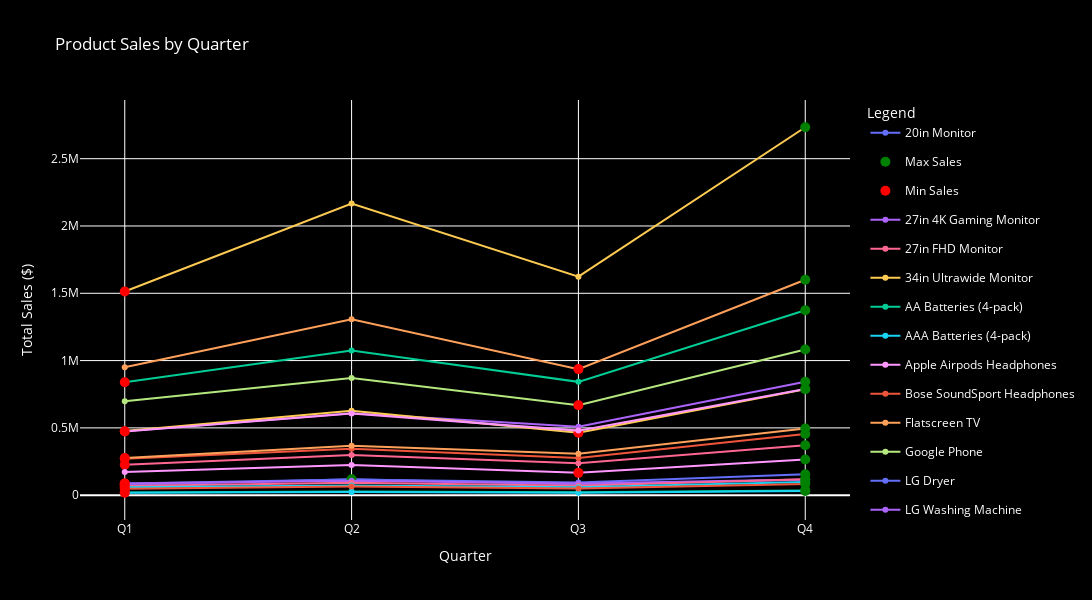

The notebook cell this image was saved under:
### Code cell
import plotly.graph_objs as go

quarterly_sales = all_data.groupby(['Product', 'Quarter'])['Total Amount'].sum().unstack().fillna(0)

fig = go.Figure()

# Flags to ensure the green and red dots are only added to the legend once
max_marker_added = False
min_marker_added = False

for product in quarterly_sales.index:
    
    # Get sales data for the current product
    sales_data = quarterly_sales.loc[product]
    
    # Find the quarter with the highest and lowest sales
    max_quarter = sales_data.idxmax()
    min_quarter = sales_data.idxmin()
    
    # Plot the sales line
    fig.add_trace(go.Scatter(
        x=sales_data.index.astype(str),
        y=sales_data.values,
        mode='lines+markers',
        name=product
    ))
    
    # Add a marker for the highest sales
    fig.add_trace(go.Scatter(
        x=[max_quarter],
        y=[sales_data[max_quarter]],
        mode='markers',
        marker=dict(color='green', size=10),
        name='Max Sales' if not max_marker_added else None,
        legendgroup='max_sales',
        showlegend=not max_marker_added  # Only show the legend once
    ))
    max_marker_added = True  # Set the flag so we don't add it again

    # Add a marker for the lowest sales
    fig.add_trace(go.Scatter(
        x=[min_quarter],
        y=[sales_data[min_quarter]],
        mode='markers',
        marker=dict(color='red', size=10),
        name='Min Sales' if not min_marker_added else None,
        legendgroup='min_sales',
        showlegend=not min_marker_added  # Only show the legend once
    ))
    min_marker_added = True  # Set the flag so we don't add it again

# Update layout with black background and increased size
fig.update_layout(
    title="Product Sales by Quarter",
    xaxis_title="Quarter",
    yaxis_title="Total Sales ($)",
    hovermode="x unified",
    legend_title="Legend",
    plot_bgcolor='black',
    paper_bgcolor='black',
    font=dict(color='white'),
    width=1200,  
    height=600   
)

fig.show()

### Figure 1 — Plotly figure (JSON) as saved in the notebook; plotly's stock layout.template omitted (floating-point values rounded to 4 significant figures)
{"data": [{"mode": "lines+markers", "name": "20in Monitor", "type": "scatter", "x": ["Q1", "Q2", "Q3", "Q4"], "y": [86890.0, 116100.0, 95140.0, 156000.0]}, {"legendgroup": "max_sales", "marker": {"color": "green", "size": 10}, "mode": "markers", "name": "Max Sales", "showlegend": true, "type": "scatter", "x": ["Q4"], "y": [156000.0]}, {"legendgroup": "min_sales", "marker": {"color": "red", "size": 10}, "mode": "markers", "name": "Min Sales", "showlegend": true, "type": "scatter", "x": ["Q1"], "y": [86890.0]}, {"mode": "lines+markers", "name": "27in 4K Gaming Monitor", "type": "scatter", "x": ["Q1", "Q2", "Q3", "Q4"], "y": [475400.0, 608000.0, 508500.0, 843200.0]}, {"legendgroup": "max_sales", "marker": {"color": "green", "size": 10}, "mode": "markers", "showlegend": false, "type": "scatter", "x": ["Q4"], "y": [843200.0]}, {"legendgroup": "min_sales", "marker": {"color": "red", "size": 10}, "mode": "markers", "showlegend": false, "type": "scatter", "x": ["Q1"], "y": [475400.0]}, {"mode": "lines+markers", "name": "27in FHD Monitor", "type": "scatter", "x": ["Q1", "Q2", "Q3", "Q4"], "y": [225700.0, 298800.0, 237100.0, 370800.0]}, {"legendgroup": "max_sales", "marker": {"color": "green", "size": 10}, "mode": "markers", "showlegend": false, "type": "scatter", "x": ["Q4"], "y": [370800.0]}, {"legendgroup": "min_sales", "marker": {"color": "red", "size": 10}, "mode": "markers", "showlegend": false, "type": "scatter", "x": ["Q1"], "y": [225700.0]}, {"mode": "lines+markers", "name": "34in Ultrawide Monitor", "type": "scatter", "x": ["Q1", "Q2", "Q3", "Q4"], "y": [476500.0, 628100.0, 464000.0, 787000.0]}, {"legendgroup": "max_sales", "marker": {"color": "green", "size": 10}, "mode": "markers", "showlegend": false, "type": "scatter", "x": ["Q4"], "y": [787000.0]}, {"legendgroup": "min_sales", "marker": {"color": "red", "size": 10}, "mode": "markers", "showlegend": false, "type": "scatter", "x": ["Q3"], "y": [464000.0]}, {"mode": "lines+markers", "name": "AA Batteries (4-pack)", "type": "scatter", "x": ["Q1", "Q2", "Q3", "Q4"], "y": [20640, 28040.0, 21770.0, 35670.0]}, {"legendgroup": "max_sales", "marker": {"color": "green", "size": 10}, "mode": "markers", "showlegend": false, "type": "scatter", "x": ["Q4"], "y": [35670.0]}, {"legendgroup": "min_sales", "marker": {"color": "red", "size": 10}, "mode": "markers", "showlegend": false, "type": "scatter", "x": ["Q1"], "y": [20640]}, {"mode": "lines+markers", "name": "AAA Batteries (4-pack)", "type": "scatter", "x": ["Q1", "Q2", "Q3", "Q4"], "y": [18090.0, 24000.0, 18860.0, 31780.0]}, {"legendgroup": "max_sales", "marker": {"color": "green", "size": 10}, "mode": "markers", "showlegend": false, "type": "scatter", "x": ["Q4"], "y": [31780.0]}, {"legendgroup": "min_sales", "marker": {"color": "red", "size": 10}, "mode": "markers", "showlegend": false, "type": "scatter", "x": ["Q1"], "y": [18090.0]}, {"mode": "lines+markers", "name": "Apple Airpods Headphones", "type": "scatter", "x": ["Q1", "Q2", "Q3", "Q4"], "y": [472800, 607650, 479700, 789000]}, {"legendgroup": "max_sales", "marker": {"color": "green", "size": 10}, "mode": "markers", "showlegend": false, "type": "scatter", "x": ["Q4"], "y": [789000]}, {"legendgroup": "min_sales", "marker": {"color": "red", "size": 10}, "mode": "markers", "showlegend": false, "type": "scatter", "x": ["Q1"], "y": [472800]}, {"mode": "lines+markers", "name": "Bose SoundSport Headphones", "type": "scatter", "x": ["Q1", "Q2", "Q3", "Q4"], "y": [270100.0, 344600.0, 276900.0, 454100.0]}, {"legendgroup": "max_sales", "marker": {"color": "green", "size": 10}, "mode": "markers", "showlegend": false, "type": "scatter", "x": ["Q4"], "y": [454100.0]}, {"legendgroup": "min_sales", "marker": {"color": "red", "size": 10}, "mode": "markers", "showlegend": false, "type": "scatter", "x": ["Q1"], "y": [270100.0]}, {"mode": "lines+markers", "name": "Flatscreen TV", "type": "scatter", "x": ["Q1", "Q2", "Q3", "Q4"], "y": [275700, 367800, 307200, 495000]}, {"legendgroup": "max_sales", "marker": {"color": "green", "size": 10}, "mode": "markers", "showlegend": false, "type": "scatter", "x": ["Q4"], "y": [495000]}, {"legendgroup": "min_sales", "marker": {"color": "red", "size": 10}, "mode": "markers", "showlegend": false, "type": "scatter", "x": ["Q1"], "y": [275700]}, {"mode": "lines+markers", "name": "Google Phone", "type": "scatter", "x": ["Q1", "Q2", "Q3", "Q4"], "y": [697800, 870600, 667800, 1083000]}, {"legendgroup": "max_sales", "marker": {"color": "green", "size": 10}, "mode": "markers", "showlegend": false, "type": "scatter", "x": ["Q4"], "y": [1083000]}, {"legendgroup": "min_sales", "marker": {"color": "red", "size": 10}, "mode": "markers", "showlegend": false, "type": "scatter", "x": ["Q3"], "y": [667800]}, {"mode": "lines+markers", "name": "LG Dryer", "type": "scatter", "x": ["Q1", "Q2", "Q3", "Q4"], "y": [75600, 118200, 78600, 115200]}, {"legendgroup": "max_sales", "marker": {"color": "green", "size": 10}, "mode": "markers", "showlegend": false, "type": "scatter", "x": ["Q2"], "y": [118200]}, {"legendgroup": "min_sales", "marker": {"color": "red", "size": 10}, "mode": "markers", "showlegend": false, "type": "scatter", "x": ["Q1"], "y": [75600]}, {"mode": "lines+markers", "name": "LG Washing Machine", "type": "scatter", "x": ["Q1", "Q2", "Q3", "Q4"], "y": [87600, 108000, 87600, 116400]}, {"legendgroup": "max_sales", "marker": {"color": "green", "size": 10}, "mode": "markers", "showlegend": false, "type": "scatter", "x": ["Q4"], "y": [116400]}, {"legendgroup": "min_sales", "marker": {"color": "red", "size": 10}, "mode": "markers", "showlegend": false, "type": "scatter", "x": ["Q1"], "y": [87600]}, {"mode": "lines+markers", "name": "Lightning Charging Cable", "type": "scatter", "x": ["Q1", "Q2", "Q3", "Q4"], "y": [67680.0, 91720.0, 70060.0, 117600.0]}, {"legendgroup": "max_sales", "marker": {"color": "green", "size": 10}, "mode": "markers", "showlegend": false, "type": "scatter", "x": ["Q4"], "y": [117600.0]}, {"legendgroup": "min_sales", "marker": {"color": "red", "size": 10}, "mode": "markers", "showlegend": false, "type": "scatter", "x": ["Q1"], "y": [67680.0]}, {"mode": "lines+markers", "name": "Macbook Pro Laptop", "type": "scatter", "x": ["Q1", "Q2", "Q3", "Q4"], "y": [1513000, 2167500, 1623500, 2733600]}, {"legendgroup": "max_sales", "marker": {"color": "green", "size": 10}, "mode": "markers", "showlegend": false, "type": "scatter", "x": ["Q4"], "y": [2733600]}, {"legendgroup": "min_sales", "marker": {"color": "red", "size": 10}, "mode": "markers", "showlegend": false, "type": "scatter", "x": ["Q1"], "y": [1513000]}, {"mode": "lines+markers", "name": "ThinkPad Laptop", "type": "scatter", "x": ["Q1", "Q2", "Q3", "Q4"], "y": [839000.0, 1075000.0, 842000.0, 1374000.0]}, {"legendgroup": "max_sales", "marker": {"color": "green", "size": 10}, "mode": "markers", "showlegend": false, "type": "scatter", "x": ["Q4"], "y": [1374000.0]}, {"legendgroup": "min_sales", "marker": {"color": "red", "size": 10}, "mode": "markers", "showlegend": false, "type": "scatter", "x": ["Q1"], "y": [839000.0]}, {"mode": "lines+markers", "name": "USB-C Charging Cable", "type": "scatter", "x": ["Q1", "Q2", "Q3", "Q4"], "y": [58380.0, 71840.0, 58610.0, 97670.0]}, {"legendgroup": "max_sales", "marker": {"color": "green", "size": 10}, "mode": "markers", "showlegend": false, "type": "scatter", "x": ["Q4"], "y": [97670.0]}, {"legendgroup": "min_sales", "marker": {"color": "red", "size": 10}, "mode": "markers", "showlegend": false, "type": "scatter", "x": ["Q1"], "y": [58380.0]}, {"mode": "lines+markers", "name": "Vareebadd Phone", "type": "scatter", "x": ["Q1", "Q2", "Q3", "Q4"], "y": [171600, 224000, 166000, 265600]}, {"legendgroup": "max_sales", "marker": {"color": "green", "size": 10}, "mode": "markers", "showlegend": false, "type": "scatter", "x": ["Q4"], "y": [265600]}, {"legendgroup": "min_sales", "marker": {"color": "red", "size": 10}, "mode": "markers", "showlegend": false, "type": "scatter", "x": ["Q3"], "y": [166000]}, {"mode": "lines+markers", "name": "Wired Headphones", "type": "scatter", "x": ["Q1", "Q2", "Q3", "Q4"], "y": [48300.0, 64930.0, 49840.0, 83410.0]}, {"legendgroup": "max_sales", "marker": {"color": "green", "size": 10}, "mode": "markers", "showlegend": false, "type": "scatter", "x": ["Q4"], "y": [83410.0]}, {"legendgroup": "min_sales", "marker": {"color": "red", "size": 10}, "mode": "markers", "showlegend": false, "type": "scatter", "x": ["Q1"], "y": [48300.0]}, {"mode": "lines+markers", "name": "iPhone", "type": "scatter", "x": ["Q1", "Q2", "Q3", "Q4"], "y": [950600, 1306200, 936600, 1600900]}, {"legendgroup": "max_sales", "marker": {"color": "green", "size": 10}, "mode": "markers", "showlegend": false, "type": "scatter", "x": ["Q4"], "y": [1600900]}, {"legendgroup": "min_sales", "marker": {"color": "red", "size": 10}, "mode": "markers", "showlegend": false, "type": "scatter", "x": ["Q3"], "y": [936600]}], "layout": {"font": {"color": "white"}, "height": 600, "hovermode": "x unified", "legend": {"title": {"text": "Legend"}}, "paper_bgcolor": "black", "plot_bgcolor": "black", "title": {"text": "Product Sales by Quarter"}, "width": 1200, "xaxis": {"title": {"text": "Quarter"}}, "yaxis": {"title": {"text": "Total Sales ($)"}}}}
